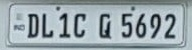
#> input picture plate_images/20260816170412_plate_20260816170409_img2.jpeg, 192 x 50 px
$ python -i image_processor.py   (imports and definitions only)
#> lines starting #> are read from the running program, lines starting #| are printed output that depends on the picture; after the words box and inside, x2 and y2 are one past the last pixel; in counts of white or black regions, pixels touching at a corner belong together
#> further down, picture is the input picture: shape (50, 192, 3); mean B, G, R 170.6, 165.3, 152.2
from __future__ import annotations

import cv2
import numpy as np
from typing import Any


# [74 lines left out: functions correct_plate_perspective, generate_plate_variants, not called in this run]


def preprocess_plate_image(image: Any) -> np.ndarray:
    """Preprocess a cropped plate image for OCR."""
    if image is None:
        return np.zeros((64, 128), dtype=np.uint8)
    img = np.array(image)
    if img.size == 0:
        return np.zeros((64, 128), dtype=np.uint8)
    if len(img.shape) == 3:
        gray = cv2.cvtColor(img, cv2.COLOR_BGR2GRAY)
    else:
        gray = img
    gray = cv2.resize(gray, None, fx=2.0, fy=2.0, interpolation=cv2.INTER_CUBIC)
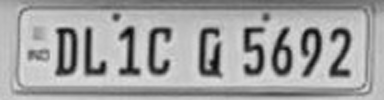
#> gray: shape (100, 384); min 3, max 227, mean 161.9
    gray = cv2.bilateralFilter(gray, 9, 75, 75)
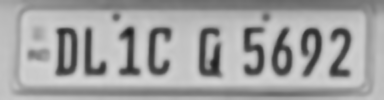
#> gray: shape (100, 384); min 27, max 213, mean 162.1
    gray = cv2.medianBlur(gray, 3)
    clahe = cv2.createCLAHE(clipLimit=2.0, tileGridSize=(8, 8))
    gray = clahe.apply(gray)
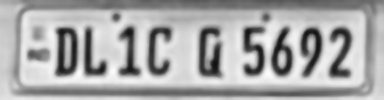
#> gray: shape (100, 384); min 17, max 252, mean 168.4
    kernel = np.array([[-1, -1, -1], [-1, 9, -1], [-1, -1, -1]])
    gray = cv2.filter2D(gray, -1, kernel)
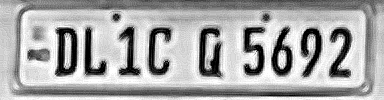
#> gray: shape (100, 384); min 0, max 255, mean 169.2
    gray = cv2.adaptiveThreshold(gray, 255, cv2.ADAPTIVE_THRESH_GAUSSIAN_C, cv2.THRESH_BINARY, 15, 7)
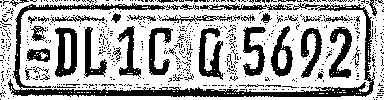
#> gray: shape (100, 384); 67.8% white; 674 black regions (635 under 20 px), largest, box (x1, y1, x2, y2) and area: (8, 3, 375, 97) 3965, (55, 27, 77, 77) 672, (199, 28, 223, 80) 632
    gray = cv2.morphologyEx(gray, cv2.MORPH_CLOSE, np.ones((3, 3), np.uint8))
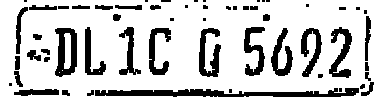
#> gray: shape (100, 384); 79.5% white; 57 black regions (20 under 20 px), largest, box (x1, y1, x2, y2) and area: (95, 88, 359, 97) 1413, (55, 28, 77, 77) 663, (199, 28, 221, 77) 575
    return gray

>>> import cv2
>>> picture = cv2.imread('../plate_images/20260816170412_plate_20260816170409_img2.jpeg')
>>> result = preprocess_plate_image(picture)
